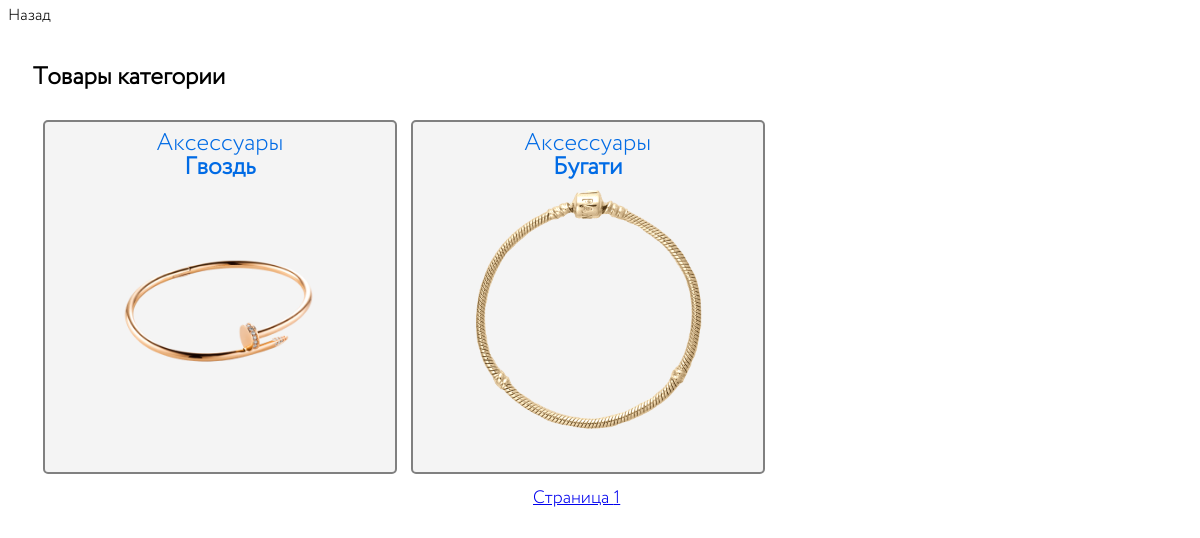
Screenshot of /category.php?id=6 with the database file from the repository.
### tables this page shows
CREATE TABLE `product` (
  `id` int NOT NULL,
  `category_id` int NOT NULL,
  `product_image_main_id` int NOT NULL,
  `name` varchar(30) NOT NULL,
  `price_old` decimal(10,2) NOT NULL,
  `price` decimal(10,2) NOT NULL,
  `price_discount` decimal(10,2) NOT NULL,
  `description` varchar(150) NOT NULL,
  `active` tinyint(1) NOT NULL
);

CREATE TABLE `category` (
  `id` int NOT NULL,
  `name` varchar(30) NOT NULL,
  `description` varchar(150) NOT NULL
);

CREATE TABLE `product_image` (
  `id` int NOT NULL,
  `image` char(30) DEFAULT NULL,
  `alt_image` varchar(30) NOT NULL
);

### category.php (the view, shortened to what this page needs)
<!DOCTYPE html>
<html lang="ru">
<head>
    <link rel="stylesheet" href="style.css">
</head>
<body>
<a onclick="javascript:history.back(); return false;">Назад</a>
<?php
    include "connect.php";
        if (isset($_GET['page'])){
            $page = $_GET['page'];
        }else $page = 1;
        $pagecount = 4;
        $art = ($page * $pagecount) - $pagecount;
        $sql_product_category = mysqli_query($link,
        'SELECT p.id as pid, cp.category_id as cid, p.category_id, c.name as cname, product_image_main_id, pimg.image as mainimg, pimg.alt_image as imgalt, p.name as pname, p.price_old, p.price, p.price_discount ,p.description as pdescription, p.active
        FROM product p
        JOIN category__product cp ON cp.product_id = p.id
        JOIN product_image pimg ON pimg.id = p.product_image_main_id
        JOIN category c ON c.id = cp.category_id
        WHERE p.active = "1" AND cp.category_id = '.$_GET['id'].'
        LIMIT '.$art.','.$pagecount.'
        ');
?>
    <div class="layout">
        <h2>Товары категории</h2>
        <?php
        $cidd=$_GET['id'];
        $res = mysqli_query($link," SELECT COUNT(*) FROM category__product WHERE category_id =  '$cidd'");
        $row = mysqli_fetch_row($res);
        $total = $row[0];
        $str_pag = ceil($total / $pagecount);
        $result = mysqli_fetch_array($sql_product_category);
        do{
            echo " <div class=product_card >
            <a href=product.php?id={$result['pid']}>
                <div class=product_card__name>{$result['cname']} <br> <b>{$result['pname']}</b></div>
                <div class=product_card__name></div></a>
                    <div class=product_card__desc>
                        <img src=product-img/{$result['mainimg']} alt={$result['imgalt']}>
                    </div>
                    </div>
            ";
        } while ($result  = mysqli_fetch_array($sql_product_category));
    ?>
    <div class="pagecount">
        <?
            for ($i = 1; $i <= $str_pag; $i++){
            echo "<a href=category.php?id=".$_GET['id']."&page=".$i.">Страница ".$i." <br></a>";
            }
        ?>
    </div>
    </div>
</body>

### style.css (style rules this page uses)
body { font: 1.65rem/1.2 Circe, sans-serif; font-family:"Circe",sans-serif; font-size: 16px; font-weight: 300; line-height: 1; width: 100%; height: 100%; }
.layout { max-width: 1150px; padding: 22px 0 70px 0; margin: 0 auto; }
.product_card { text-align: center; margin-top: 10px; margin-left: 10px; display:inline-block; border:2px solid gray; border-radius: 5px; height: 350px; width: 350px; background: #f4f4f4; }
.product_card a { text-decoration: none; color: #006be5; }
.product_card__name { margin-top: 10px; font-size: 24px; }
.product_card__desc { margin-top: 10px; }
.product_card__desc img { max-height: 240px; }
.pagecount { max-width: max-content; margin-top: 15px; margin-left: 500px; font-size: large; }

### rows the page displays
product: category.name "Аксессуары", name "Гвоздь", product_image_main.image (picture)
product: category.name "Аксессуары", name "Бугати", product_image_main.image (picture)
